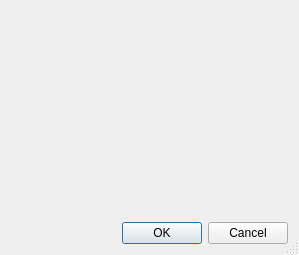
<?xml version="1.0" encoding="UTF-8"?>
<ui version="4.0">
 <class>AddTranslationDialog</class>
 <widget class="QDialog" name="AddTranslationDialog">
  <property name="geometry">
   <rect>
    <x>0</x>
    <y>0</y>
    <width>299</width>
    <height>255</height>
   </rect>
  </property>
  <property name="sizePolicy">
   <sizepolicy hsizetype="MinimumExpanding" vsizetype="MinimumExpanding">
    <horstretch>0</horstretch>
    <verstretch>0</verstretch>
   </sizepolicy>
  </property>
  <property name="windowTitle">
   <string>Plover: Add Translation</string>
  </property>
  <property name="sizeGripEnabled">
   <bool>true</bool>
  </property>
  <layout class="QVBoxLayout" name="verticalLayout">
   <item>
    <widget class="QWidget" name="add_translation" native="true">
     <property name="sizePolicy">
      <sizepolicy hsizetype="MinimumExpanding" vsizetype="MinimumExpanding">
       <horstretch>0</horstretch>
       <verstretch>0</verstretch>
      </sizepolicy>
     </property>
    </widget>
   </item>
   <item>
    <widget class="QDialogButtonBox" name="buttonBox">
     <property name="orientation">
      <enum>Qt::Horizontal</enum>
     </property>
     <property name="standardButtons">
      <set>QDialogButtonBox::Cancel|QDialogButtonBox::Ok</set>
     </property>
    </widget>
   </item>
  </layout>
 </widget>
 <resources/>
 <connections>
  <connection>
   <sender>buttonBox</sender>
   <signal>accepted()</signal>
   <receiver>AddTranslationDialog</receiver>
   <slot>accept()</slot>
   <hints>
    <hint type="sourcelabel">
     <x>248</x>
     <y>254</y>
    </hint>
    <hint type="destinationlabel">
     <x>157</x>
     <y>274</y>
    </hint>
   </hints>
  </connection>
  <connection>
   <sender>buttonBox</sender>
   <signal>rejected()</signal>
   <receiver>AddTranslationDialog</receiver>
   <slot>reject()</slot>
   <hints>
    <hint type="sourcelabel">
     <x>316</x>
     <y>260</y>
    </hint>
    <hint type="destinationlabel">
     <x>286</x>
     <y>274</y>
    </hint>
   </hints>
  </connection>
 </connections>
 <slots>
  <slot>on_strokes_edited(QString)</slot>
  <slot>on_translation_edited(QString)</slot>
 </slots>
</ui>
